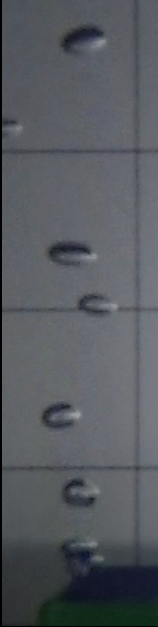
#> input picture bubble_frames/frame-1.png, 158 x 627 px
$ python process_bubble_image.py
#> lines starting #> are read from the running program, lines starting #| are printed output that depends on the picture
import numpy as np
import matplotlib.pyplot as plt
import cv2


def enhance_brightness(image, alpha=1, beta=0):
    img_hsv = cv2.cvtColor(image, cv2.COLOR_BGR2HSV)
    h, s, v = cv2.split(img_hsv)
    v_result = np.clip(cv2.add(np.round(alpha*v), beta), 0, 255)
    img_result = np.uint8( cv2.merge((h,s,v_result)) )
    img_result = cv2.cvtColor(img_result,cv2.COLOR_HSV2BGR)
    return img_result


def unsharp_mask(image, kernel_size=(5, 5), sigma=1.0, amount=1.0, threshold=0):
    """Return a sharpened version of the image, using an unsharp mask."""
    blurred = cv2.GaussianBlur(image, kernel_size, sigma)
    sharpened = float(amount + 1) * image - float(amount) * blurred
    sharpened = np.maximum(sharpened, np.zeros(sharpened.shape))
    sharpened = np.minimum(sharpened, 255 * np.ones(sharpened.shape))
    sharpened = sharpened.round().astype(np.uint8)
    if threshold > 0:
        low_contrast_mask = np.absolute(image - blurred) < threshold
        np.copyto(sharpened, image, where=low_contrast_mask)
    return sharpened

def enhance_image(frame):
    brighter_frame = enhance_brightness(frame, beta=20)
    sharpened_frame = unsharp_mask(brighter_frame)
    return sharpened_frame


filename = './bubble_frames/frame-1.png'
bubble_frame_bgr = cv2.imread(filename)
#> bubble_frame_bgr is the input picture: shape (627, 158, 3); mean B, G, R 95.5, 89.8, 86.4
cv2.imwrite('./bubble_frames/raw.png', bubble_frame_bgr)

# Sharpen frame
sharpened_frame = unsharp_mask(bubble_frame_bgr)
#> in unsharp_mask, `sharpened = float(amount + 1) * image - float(amount) * blurred`:
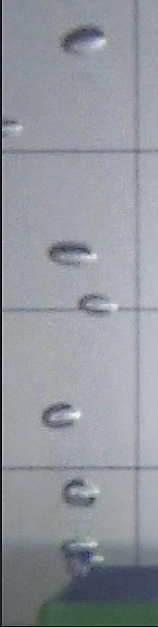
#> sharpened: shape (627, 158, 3) float64; mean B, G, R 95.4, 89.7, 86.4; drawn with min black and max white
cv2.imwrite('./bubble_frames/sharpened-frame.png', sharpened_frame)

# Enhance frame brightness
brighter_frame = enhance_brightness(bubble_frame_bgr, alpha=1.1, beta=30)
#> in enhance_brightness, `img_hsv = cv2.cvtColor(image, cv2.COLOR_BGR2HSV)`: img_hsv: shape (627, 158, 3); mean H, S, V 107.2, 29.5, 95.9
#> in enhance_brightness, `h, s, v = cv2.split(img_hsv)`:
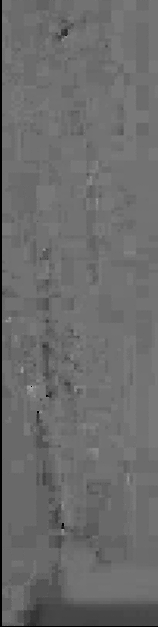
#> h: shape (627, 158); min 0, max 165, mean 107.2
#> in enhance_brightness, `h, s, v = cv2.split(img_hsv)`:
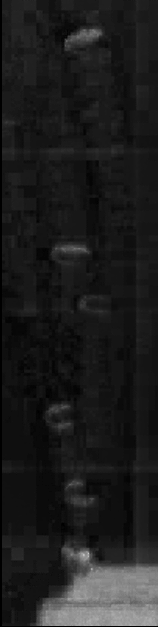
#> s: shape (627, 158); min 0, max 197, mean 29.5
#> in enhance_brightness, `h, s, v = cv2.split(img_hsv)`:
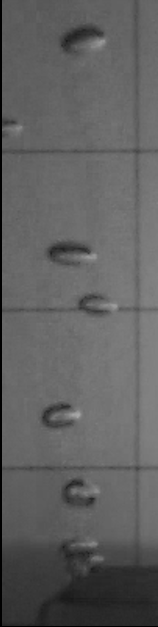
#> v: shape (627, 158); min 0, max 167, mean 95.9
#> in enhance_brightness, `v_result = np.clip(cv2.add(np.round(alpha*v), beta), 0, 255)`:
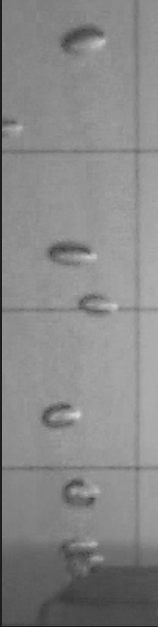
#> v_result: shape (627, 158) float64; min 30, max 214, mean 135.5
#> (the run stopped early here; a loop or call above may not have finished)

$ run again, with bubble_frames/frame-10.png copied over bubble_frames/frame-1.png
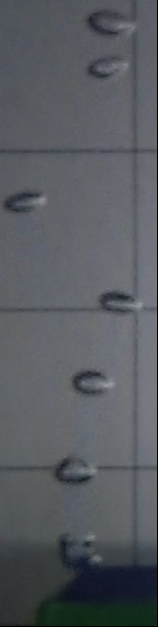
#> input picture bubble_frames/frame-10.png, 158 x 627 px
#> bubble_frame_bgr is the input picture: shape (627, 158, 3); mean B, G, R 96.2, 90.5, 87.2
#> img_hsv: shape (627, 158, 3); mean H, S, V 108.2, 29.4, 96.6
#> in enhance_brightness, `h, s, v = cv2.split(img_hsv)`:
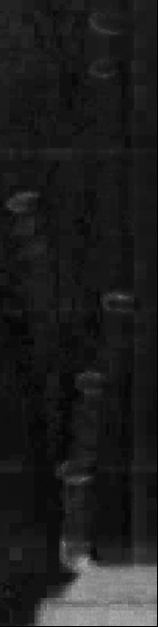
#> s: shape (627, 158); min 0, max 180, mean 29.4
#> in enhance_brightness, `v_result = np.clip(cv2.add(np.round(alpha*v), beta), 0, 255)`:
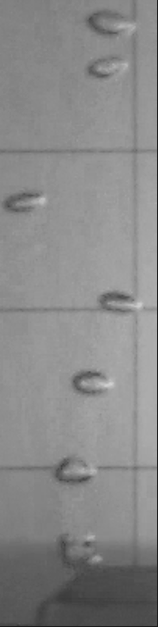
#> v_result: shape (627, 158) float64; min 30, max 209, mean 136.3
